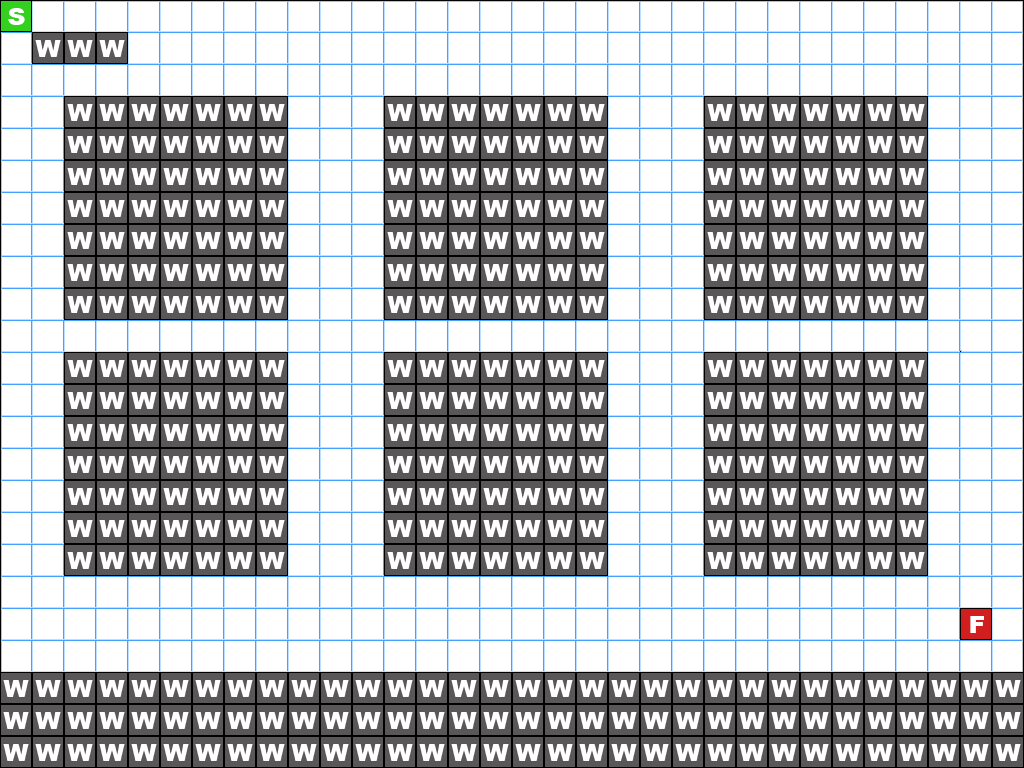

The image is a tile-based game level rendered from a .tmx file. Its description and source (layers, tilesets, objects; grid data summarised) follow:
An orthogonal 32x24 tile map with 32x32 px tiles, 2 tile layers (Background, Pathing).

<map version="1.0" orientation="orthogonal" width="32" height="24" tilewidth="32" tileheight="32">
 <tileset firstgid="1" name="Poly" tilewidth="32" tileheight="32">
  <image source="Tiles/polygrid.png" width="192" height="352" />
  <tile id="0">
   <properties>
    <property name="buildable" value="1" />
   </properties>
  </tile>
  <tile id="1">
   <properties>
    <property name="buildable" value="1" />
   </properties>
  </tile>
  <tile id="2">
   <properties>
    <property name="buildable" value="1" />
   </properties>
  </tile>
  <tile id="6">
   <properties>
    <property name="buildable" value="1" />
   </properties>
  </tile>
  <tile id="7">
   <properties>
    <property name="buildable" value="1" />
   </properties>
  </tile>
  <tile id="8">
   <properties>
    <property name="buildable" value="1" />
   </properties>
  </tile>
  <tile id="12">
   <properties>
    <property name="buildable" value="1" />
   </properties>
  </tile>
  <tile id="13">
   <properties>
    <property name="buildable" value="1" />
   </properties>
  </tile>
  <tile id="14">
   <properties>
    <property name="buildable" value="1" />
   </properties>
  </tile>
  <tile id="20">
   <properties>
    <property name="Wall" value="1" />
   </properties>
  </tile>
  <tile id="23">
   <properties>
    <property name="Finish" value="1" />
   </properties>
  </tile>
  <tile id="26">
   <properties>
    <property name="Start" value="1" />
   </properties>
  </tile>
 </tileset>
 <layer name="Background" width="32" height="24">
  <data>[768 cells, 768 non-empty, 22 distinct tile ids]</data>
 </layer>
 <layer name="Pathing" width="32" height="24">
  <data>[768 cells, 395 non-empty, 3 distinct tile ids]</data>
 </layer>
</map>
